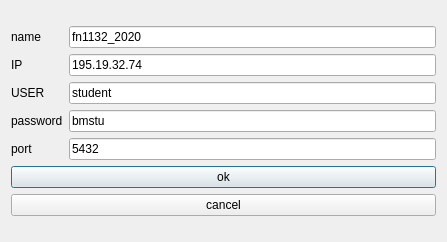
<?xml version="1.0" encoding="UTF-8"?>
<ui version="4.0">
 <class>Dialog</class>
 <widget class="QDialog" name="Dialog">
  <property name="geometry">
   <rect>
    <x>0</x>
    <y>0</y>
    <width>447</width>
    <height>242</height>
   </rect>
  </property>
  <property name="windowTitle">
   <string>Dialog</string>
  </property>
  <layout class="QGridLayout" name="gridLayout_2">
   <item row="0" column="0">
    <layout class="QVBoxLayout" name="verticalLayout_4">
     <item>
      <layout class="QVBoxLayout" name="verticalLayout_3">
       <item>
        <layout class="QGridLayout" name="gridLayout">
         <item row="0" column="0">
          <layout class="QVBoxLayout" name="verticalLayout">
           <item>
            <widget class="QLabel" name="name">
             <property name="text">
              <string>name</string>
             </property>
            </widget>
           </item>
           <item>
            <widget class="QLabel" name="IP">
             <property name="text">
              <string>IP</string>
             </property>
            </widget>
           </item>
           <item>
            <widget class="QLabel" name="login">
             <property name="text">
              <string>USER</string>
             </property>
            </widget>
           </item>
           <item>
            <widget class="QLabel" name="password">
             <property name="text">
              <string>password</string>
             </property>
            </widget>
           </item>
           <item>
            <widget class="QLabel" name="port">
             <property name="text">
              <string>port</string>
             </property>
            </widget>
           </item>
          </layout>
         </item>
         <item row="0" column="1">
          <layout class="QVBoxLayout" name="verticalLayout_2">
           <item>
            <widget class="QLineEdit" name="NameEdit">
             <property name="text">
              <string>fn1132_2020</string>
             </property>
            </widget>
           </item>
           <item>
            <widget class="QLineEdit" name="IPEdit">
             <property name="text">
              <string>195.19.32.74</string>
             </property>
            </widget>
           </item>
           <item>
            <widget class="QLineEdit" name="LoginEdit">
             <property name="text">
              <string>student</string>
             </property>
            </widget>
           </item>
           <item>
            <widget class="QLineEdit" name="PasswordEdit">
             <property name="text">
              <string>bmstu</string>
             </property>
            </widget>
           </item>
           <item>
            <widget class="QLineEdit" name="PortEdit">
             <property name="text">
              <string>5432</string>
             </property>
            </widget>
           </item>
          </layout>
         </item>
        </layout>
       </item>
       <item>
        <widget class="QPushButton" name="PushButton">
         <property name="text">
          <string>ok</string>
         </property>
        </widget>
       </item>
      </layout>
     </item>
     <item>
      <widget class="QPushButton" name="cancelButton">
       <property name="text">
        <string>cancel</string>
       </property>
      </widget>
     </item>
    </layout>
   </item>
  </layout>
 </widget>
 <resources/>
 <connections/>
</ui>
